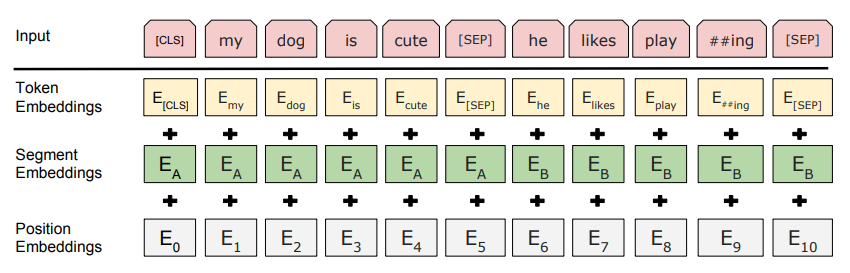
#> input picture images/bert/bert_token.png, 850 x 273 px, given as the content of the folder el_check/SR/BasicSR/datasets/DIV2K/DIV2K_valid_LR_bicubic/X2, which was not available
$ python image2npz.py
#> lines starting #> are read from the running program, lines starting #| are printed output that depends on the picture; pictures that were not available may be replaced by others from this repository, and a replacement may not be noted
#> in make_npz_text, img_data is the input picture: shape (273, 850, 3); mean B, G, R 218.1, 225.5, 227.3
# ==============================================================================
#
# Copyright (C) 2025 VastaiTech Technologies Inc.  All rights reserved.
#
# ==============================================================================
#!/usr/bin/env python
# -*- encoding: utf-8 -*-

import os
import cv2
import glob
import argparse
import numpy as np
from tqdm import tqdm

def convert_rgb_to_ycbcr(img, dim_order='hwc'):
#> called with dim_order = 'hwc'
    if dim_order == 'hwc':
        y = 16. + (64.738 * img[..., 0] + 129.057 * img[..., 1] + 25.064 * img[..., 2]) / 256.
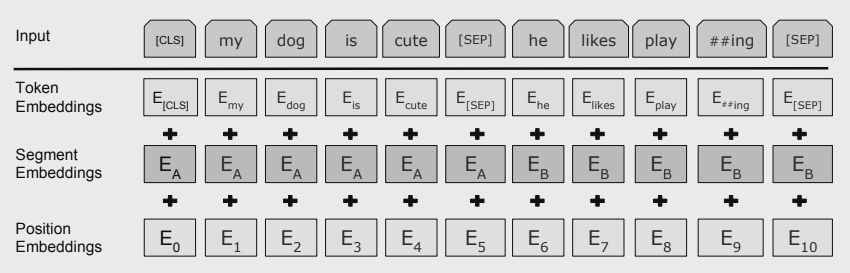
#> y: shape (273, 850) float64; min 16, max 234, mean 208.5
        cb = 128. + (-37.945 * img[..., 0] - 74.494 * img[..., 1] + 112.439 * img[..., 2]) / 256.
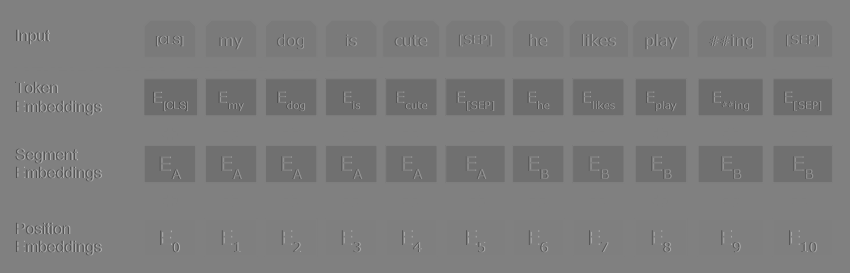
#> cb: shape (273, 850) float64; min 76.18, max 176.6, mean 124.5
        cr = 128. + (112.439 * img[..., 0] - 94.154 * img[..., 1] - 18.285 * img[..., 2]) / 256.
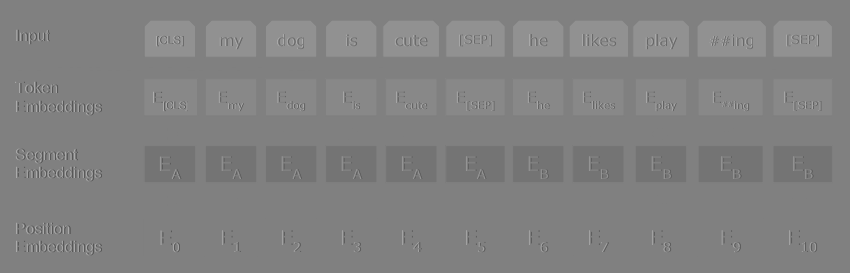
#> cr: shape (273, 850) float64; min 86.05, max 176.9, mean 129.3
    else:
        y = 16. + (64.738 * img[0] + 129.057 * img[1] + 25.064 * img[2]) / 256.
        cb = 128. + (-37.945 * img[0] - 74.494 * img[1] + 112.439 * img[2]) / 256.
        cr = 128. + (112.439 * img[0] - 94.154 * img[1] - 18.285 * img[2]) / 256.
    return np.array([y, cb, cr]).transpose([1, 2, 0])
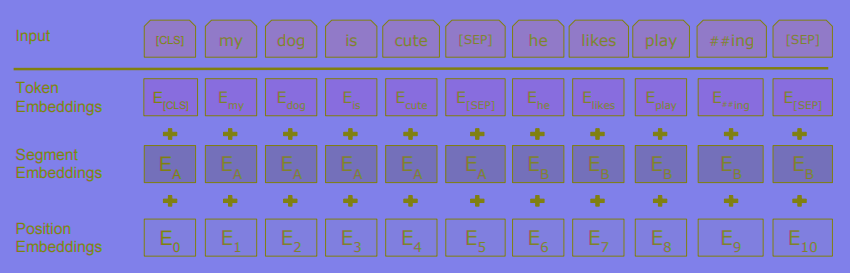
#> returned value: shape (273, 850, 3) float64; mean of channels 0, 1, 2 208.5, 124.5, 129.3; drawn as B, G, R


def make_npz_text(args):
    os.makedirs(args.target_path, exist_ok=True)

    with open(args.text_path, 'w') as f:
        files_list = glob.glob(args.dataset_path + "/*.png")
        files_list.sort()

        for img_file in tqdm(files_list):
            img_data = cv2.imread(img_file, cv2.IMREAD_COLOR)
            img_data = cv2.cvtColor(img_data, cv2.COLOR_BGR2RGB)
            ycbcr = convert_rgb_to_ycbcr(img_data).astype(np.uint8)
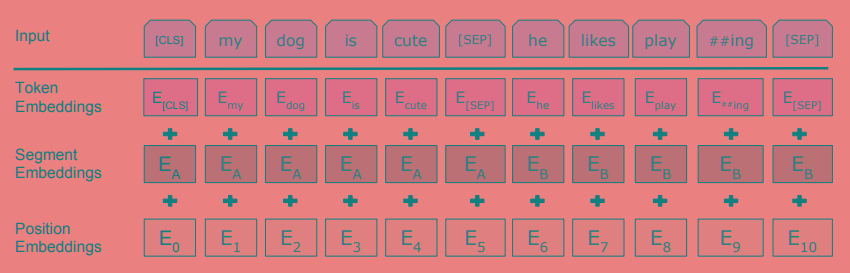
#> ycbcr: shape (273, 850, 3); mean R, G, B 208.2, 124.3, 129.1
            data = np.stack([ycbcr[:,:,0], ycbcr[:,:,0], ycbcr[:,:,0]]) # chw

            data_dict = {"input_0": data}
            save_path = os.path.join(args.target_path, os.path.splitext(os.path.basename(img_file))[0]+ ".npz")
            np.savez(save_path, **data_dict)
            f.write(os.path.abspath(save_path) + "\n")


if __name__ == "__main__":
    parse = argparse.ArgumentParser(description="MAKE DATA LIST")
    parse.add_argument("--dataset_path", type=str, default="./code/model_check/SR/BasicSR/datasets/DIV2K/DIV2K_valid_LR_bicubic/X2", help="path to input source image folder")
    parse.add_argument("--target_path", type=str, default="./code/model_check/SR/BasicSR/datasets/DIV2K/DIV2K_valid_LR_bicubic/X2_Y_npz", help="path to output npz image folder")
    parse.add_argument("--text_path", type=str, default="npz_datalist.txt")
    args = parse.parse_args()
    print(args)

    make_npz_text(args)
